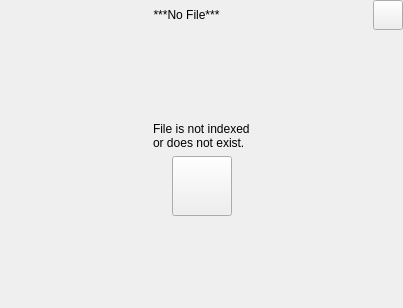
<?xml version="1.0" encoding="UTF-8"?>
<ui version="4.0">
 <class>IndexedFileAttachmentView</class>
 <widget class="QWidget" name="IndexedFileAttachmentView">
  <property name="geometry">
   <rect>
    <x>0</x>
    <y>0</y>
    <width>403</width>
    <height>308</height>
   </rect>
  </property>
  <property name="windowTitle">
   <string>Form</string>
  </property>
  <layout class="QVBoxLayout" name="verticalLayout_2">
   <property name="spacing">
    <number>0</number>
   </property>
   <property name="leftMargin">
    <number>0</number>
   </property>
   <property name="topMargin">
    <number>0</number>
   </property>
   <property name="rightMargin">
    <number>0</number>
   </property>
   <property name="bottomMargin">
    <number>0</number>
   </property>
   <item>
    <layout class="QHBoxLayout" name="horizontalLayout_2">
     <property name="spacing">
      <number>0</number>
     </property>
     <item>
      <widget class="QLabel" name="labelFilename">
       <property name="text">
        <string notr="true">***No File***</string>
       </property>
       <property name="alignment">
        <set>Qt::AlignCenter</set>
       </property>
      </widget>
     </item>
     <item>
      <widget class="QPushButton" name="buttonChooseFile">
       <property name="minimumSize">
        <size>
         <width>30</width>
         <height>30</height>
        </size>
       </property>
       <property name="maximumSize">
        <size>
         <width>30</width>
         <height>30</height>
        </size>
       </property>
       <property name="text">
        <string/>
       </property>
       <property name="icon">
        <iconset resource="../../ressources.qrc">
         <normaloff>:/icons/icons/three91.png</normaloff>:/icons/icons/three91.png</iconset>
       </property>
      </widget>
     </item>
    </layout>
   </item>
   <item>
    <widget class="QStackedWidget" name="stackedWidget">
     <widget class="QWidget" name="page_2">
      <layout class="QVBoxLayout" name="verticalLayout">
       <item>
        <spacer name="verticalSpacer_2">
         <property name="orientation">
          <enum>Qt::Vertical</enum>
         </property>
         <property name="sizeHint" stdset="0">
          <size>
           <width>20</width>
           <height>40</height>
          </size>
         </property>
        </spacer>
       </item>
       <item>
        <layout class="QHBoxLayout" name="horizontalLayout">
         <item>
          <spacer name="horizontalSpacer_5">
           <property name="orientation">
            <enum>Qt::Horizontal</enum>
           </property>
           <property name="sizeHint" stdset="0">
            <size>
             <width>40</width>
             <height>20</height>
            </size>
           </property>
          </spacer>
         </item>
         <item>
          <widget class="QLabel" name="label">
           <property name="text">
            <string>File is not indexed
or does not exist.</string>
           </property>
          </widget>
         </item>
         <item>
          <spacer name="horizontalSpacer_4">
           <property name="orientation">
            <enum>Qt::Horizontal</enum>
           </property>
           <property name="sizeHint" stdset="0">
            <size>
             <width>40</width>
             <height>20</height>
            </size>
           </property>
          </spacer>
         </item>
        </layout>
       </item>
       <item>
        <layout class="QHBoxLayout" name="horizontalLayout_3">
         <item>
          <spacer name="horizontalSpacer">
           <property name="orientation">
            <enum>Qt::Horizontal</enum>
           </property>
           <property name="sizeHint" stdset="0">
            <size>
             <width>40</width>
             <height>20</height>
            </size>
           </property>
          </spacer>
         </item>
         <item>
          <widget class="QPushButton" name="buttonChooseFileBig">
           <property name="minimumSize">
            <size>
             <width>60</width>
             <height>60</height>
            </size>
           </property>
           <property name="maximumSize">
            <size>
             <width>60</width>
             <height>60</height>
            </size>
           </property>
           <property name="text">
            <string/>
           </property>
           <property name="icon">
            <iconset resource="../../ressources.qrc">
             <normaloff>:/icons/icons/three91.png</normaloff>:/icons/icons/three91.png</iconset>
           </property>
           <property name="iconSize">
            <size>
             <width>50</width>
             <height>50</height>
            </size>
           </property>
          </widget>
         </item>
         <item>
          <spacer name="horizontalSpacer_2">
           <property name="orientation">
            <enum>Qt::Horizontal</enum>
           </property>
           <property name="sizeHint" stdset="0">
            <size>
             <width>40</width>
             <height>20</height>
            </size>
           </property>
          </spacer>
         </item>
        </layout>
       </item>
       <item>
        <spacer name="verticalSpacer">
         <property name="orientation">
          <enum>Qt::Vertical</enum>
         </property>
         <property name="sizeHint" stdset="0">
          <size>
           <width>20</width>
           <height>40</height>
          </size>
         </property>
        </spacer>
       </item>
      </layout>
     </widget>
    </widget>
   </item>
  </layout>
 </widget>
 <resources>
  <include location="../../ressources.qrc"/>
 </resources>
 <connections/>
</ui>
